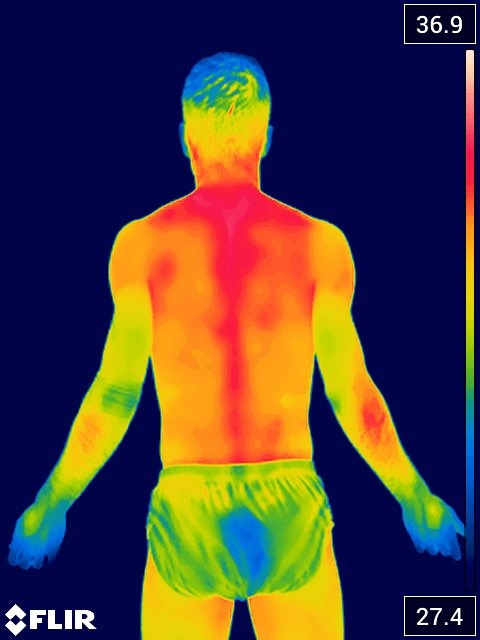
#> input picture testes/images/dorso_costa00.jpeg, 480 x 640 px
$ python classification.py
#> lines starting #> are read from the running program, lines starting #| are printed output that depends on the picture; after the words box and inside, x2 and y2 are one past the last pixel; in counts of white or black regions, pixels touching at a corner belong together
''' classification


    This module is used to classify the images into one of the tyoes:
        1.Foot
        2.Front Upper Body
        3.Back Upper Body
        4.Front Legs
        5.Back Legs

Created on 25/05/2019
@author: Carlos Cesar Brochine Junior

'''
import numpy as np
import cv2
import imutils
import os
import math


def plot_contours(image):

    # load the image, convert it to grayscale, and blur it slightly
    gray = cv2.cvtColor(image, cv2.COLOR_BGR2GRAY)
    gray = cv2.GaussianBlur(gray, (5, 5), 0)

    # threshold the image, then perform a series of erosions +
    # dilations to remove any small regions of noise
    thresh = cv2.threshold(gray, 45, 255, cv2.THRESH_BINARY)[1]
    thresh = cv2.erode(thresh, None, iterations=2)
    thresh = cv2.dilate(thresh, None, iterations=2)
    #
    dimension = gray.shape
    X_DIMENSION = dimension[0]
    Y_DIMENSION = dimension[1]
    black_image = np.zeros((X_DIMENSION, Y_DIMENSION))
    #
    # find contours in thresholded image, then grab the largest one
    cnts = cv2.findContours(thresh.copy(), cv2.RETR_EXTERNAL, cv2.CHAIN_APPROX_SIMPLE)
    cnts = imutils.grab_contours(cnts)
    c = max(cnts, key=cv2.contourArea)

    # draw the outline of the object, then draw each of the
    cv2.drawContours(black_image, [c], -1, (255, 0, 255), 2)

    # show the output image
    # cv2.imshow("Image", black_image)
    # cv2.waitKey(0)
    return black_image,c


def skeleton(img):
    """Topolopgical Skeleton: this function provides topoloical skeleton of an image.
        Args:
            image(cv2.image): image loaded by cv2.imread.

        Returns:
            image(cv2.image): skeletonized image
        References:
            - https://en.wikipedia.org/wiki/Topological_skeleton
            - http://opencvpython.blogspot.com/2012/05/skeletonization-using-opencv-python.html
    """
    img = cv2.cvtColor(img, cv2.COLOR_BGR2GRAY)
    size = np.size(img)
    skel = np.zeros(img.shape, np.uint8)

    ret, img = cv2.threshold(img, 127, 255, 0)
    element = cv2.getStructuringElement(cv2.MORPH_CROSS, (3, 3))
    done = False
    while (not done):
        eroded = cv2.erode(img, element)
        temp = cv2.dilate(eroded, element)
        temp = cv2.subtract(img, temp)
        skel = cv2.bitwise_or(skel, temp)
        img = eroded.copy()

        zeros = size - cv2.countNonZero(img)
        if zeros == size:
            done = True
    return skel

# def impanting(image_path,mask_path):
def impanting(img,mask_path):
    """Image Impanting: this uses a mask to interpolate a mask region with surroundings pixels.

        Args:
            image_path(str): The path where the source image is stored.
            mask_path(str): The path where the mask is stored.

        Returns:
            image(cv2.image): impanted image
    """
    # img = cv2.imread(image_path)
    mask = cv2.imread(mask_path, 0)
    dst = cv2.inpaint(img, mask, 3, cv2.INPAINT_TELEA)
    return dst

def shape_match(im1,im2):
    """Shape Distance: returns de distance between two images based on Hu moments.

        Args:
            im1(cv2.image): gray image 1.
            im2(cv2.image): gray image 2

        Returns:
            d1,d2,d3 (float): distance based on Hu moments

        References:
            https://www.learnopencv.com/shape-matching-using-hu-moments-c-python/
    """
    # im2 = cv2.cvtColor(im2, cv2.COLOR_BGR2GRAY)
    _, im1 = cv2.threshold(im1, 128, 255, cv2.THRESH_BINARY)
    _, im2 = cv2.threshold(im2, 128, 255, cv2.THRESH_BINARY)
    d1 = cv2.matchShapes(im1, im2, cv2.CONTOURS_MATCH_I1, 0)
    d2 = cv2.matchShapes(im1, im2, cv2.CONTOURS_MATCH_I2, 0)
    d3 = cv2.matchShapes(im1, im2, cv2.CONTOURS_MATCH_I3, 0)
    return d1,d2,d3

def external_contour(image):
    """External contour: this function provides the most external contour in a image.

        Args:
            image(cv2.image): image loaded by cv2.imread.

        Returns:
            image(cv2.image): impanted image

        References:
            https://docs.opencv.org/3.4/d1/d32/tutorial_py_contour_properties.html
    """

    # load the image, convert it to grayscale, and blur it slightly
    gray = cv2.cvtColor(image, cv2.COLOR_BGR2GRAY)
    gray = cv2.GaussianBlur(gray, (5, 5), 0)

    # threshold the image, then perform a series of erosions +
    # dilations to remove any small regions of noise
    thresh = cv2.threshold(gray, 45, 255, cv2.THRESH_BINARY)[1]
    thresh = cv2.erode(thresh, None, iterations=2)
    thresh = cv2.dilate(thresh, None, iterations=2)

    # find contours in thresholded image, then grab the largest one
    cnts = cv2.findContours(thresh.copy(), cv2.RETR_EXTERNAL, cv2.CHAIN_APPROX_SIMPLE)
    cnts = imutils.grab_contours(cnts)
    c = max(cnts, key=cv2.contourArea)

    return c
def image_resize(img,name):
    ''' resize image to the patern 640 x 480 or 480 x 640

    Args:
        image(cv2.image): image loaded by cv2.imread.
    Returns:
        image(cv2.image): impanted image

    '''
    dimension = img.shape
    if dimension[0]>dimension[1]:
        newimg = cv2.resize(img, (480, 640))
    elif dimension[1]>dimension[0]:
        newimg = cv2.resize(img, (640, 480))
    newname=name.replace('.jpeg','_resized.jpeg')
    filename=os.path.join('resized', newname)
    cv2.imwrite(os.path.join('resized', newname), newimg)
    return newimg,filename

def image_kind(image_path):
    """image_kind classifies the image from a path into one of the types desired

        Args:
            image_path(str): The path where the image is stored.

        Returns:
            kind(int): The number of classification according the relation:
                 1:Foot
                 2:Front Upper Body
                 3:Back Upper Body
                 4:Front Legs
                 5:Back Legs
        Examples:
            Examples should be written in doctest format, and should illustrate how
            to use the function.
    """
    mask_path=r'image_map/mask.jpeg'
    img = cv2.imread(image_path)

    dimension=img.shape
    if ((dimension[0] != 640) and (dimension[0] != 480)) or ((dimension[1] != 640) and (dimension[1] != 480)) :
        print('==============resizing')
        name=os.path.basename(image_path)
        img,image_path=image_resize(img,name)
        print(image_path)
        print(img.shape)
    # Foot images are landscape and others are portrait, so it is possible to define if foot by dimension
    if dimension[0] == 480:
        kind=1
        solidity,aspect_ratio='NA'
    else:
        kind='unknown'
        # impant=impanting(image_path,mask_path)
        impant = impanting(img, mask_path)
        plot_contours(impant)
        contorno = external_contour(impant)
        area=cv2.contourArea(contorno)
        c=contorno
        # solidity
        hull = cv2.convexHull(contorno)
        hull_area = cv2.contourArea(hull)
        solidity = float(area) / hull_area
        # aspect ratio
        x, y, w, h = cv2.boundingRect(contorno)
        aspect_ratio = float(w) / h
        if aspect_ratio>0.60:
            kind='dorso'
            back_pth = r'image_map/skeleton/dorso_costa_model.jpeg'
            front_pth = r'image_map/skeleton/dorso_frente_model.jpeg'
            back = cv2.imread(back_pth,cv2.COLOR_BGR2GRAY)
            front = cv2.imread(front_pth,cv2.COLOR_BGR2GRAY)
            ske=skeleton(impant)
            b1, b2, b3 = shape_match(ske, back)
            b=math.sqrt(b1**2+b2**2+b3**2)
            f1, f2, f3 = shape_match(ske, front)
            f = math.sqrt(f1 ** 2 + f2 ** 2 + f3 ** 2)
            if f<b:
                kind=2
            else:
                kind=3
        elif aspect_ratio<0.60:
            kind='perna'
            back_pth = r'image_map/skeleton/perna_costa_model.jpeg'
            front_pth = r'image_map/skeleton/perna_frente_model.jpeg'
            back = cv2.imread(back_pth,cv2.COLOR_BGR2GRAY)
            front = cv2.imread(front_pth,cv2.COLOR_BGR2GRAY)
            ske=skeleton(impant)
            b1, b2, b3 = shape_match(ske, back)
            b=math.sqrt(b1**2+b2**2+b3**2)
            f1, f2, f3 = shape_match(ske, front)
            f = math.sqrt(f1 ** 2 + f2 ** 2 + f3 ** 2)
            if f<b:
                kind=4
            else:
                kind=5
    return kind

if __name__ == '__main__':
    image_folder=r'../testes/images'
    kind={1:'Foot',2:'Front Upper Body',3: 'Back Upper Body',4: 'Front Legs', 5:'Back Legs'}
    for file in os.listdir(image_folder):
        image_path=os.path.join(image_folder,file)
        k=image_kind(image_path)
#> in image_kind, img is the input picture: shape (640, 480, 3); mean B, G, R 61.3, 63.9, 79.2
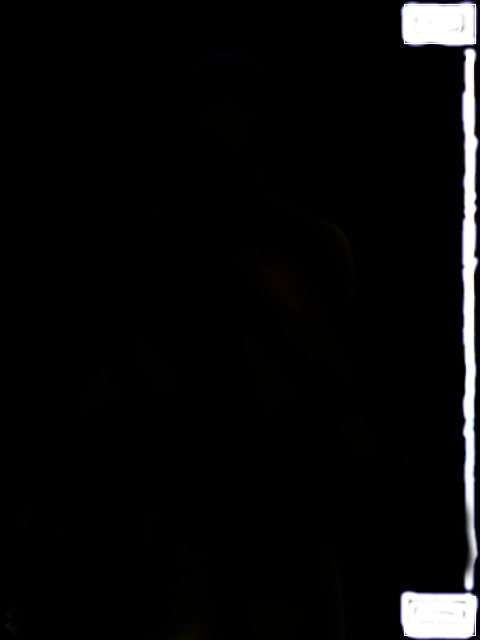
#> input picture thermo_images/image_map/mask.jpeg, 480 x 640 px
#> in plot_contours, `thresh = cv2.threshold(gray, 45, 255, cv2.THRESH_BINARY)[1]`: thresh: shape (640, 480); 38.5% white; 5 white regions, box (x1, y1, x2, y2) and area: (9, 56, 469, 640) 116838, (29, 609, 63, 630) 515, (74, 609, 97, 630) 401, (10, 604, 27, 629) 229, (64, 609, 73, 630) 185
#> in plot_contours, `thresh = cv2.erode(thresh, None, iterations=2)`:
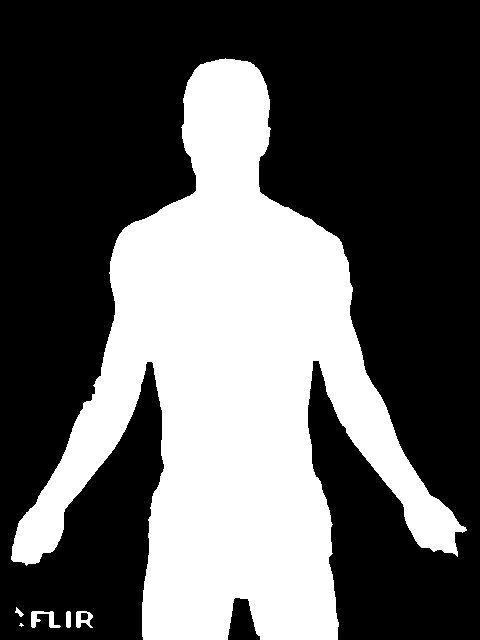
#> thresh: shape (640, 480); 36.2% white; 6 white regions (1 under 20 px), largest, box (x1, y1, x2, y2) and area: (11, 58, 467, 640) 110753, (31, 611, 61, 628) 235, (76, 611, 93, 628) 171, (66, 611, 71, 628) 81, (15, 607, 24, 617) 39
#> in plot_contours, `thresh = cv2.dilate(thresh, None, iterations=2)`: thresh: shape (640, 480); 38.4% white; 6 white regions
#> in plot_contours, `cnts = cv2.findContours(thresh.copy(), cv2.RETR_EXTERNAL, cv2.CHAIN_AP..`: cnts = 6 contours; box (x1, y1, x2, y2) and area: (9, 56, 469, 640) 115571, (29, 609, 63, 630) 450, (74, 609, 95, 630) 362, (64, 609, 73, 630) 158, (13, 605, 26, 619) 112, (17, 621, 26, 629) 50
#> in plot_contours, `c = max(cnts, key=cv2.contourArea)`: c = contour of 1057 points, box (x1, y1, x2, y2) (9, 56, 469, 640), area 115571
#> in plot_contours, `cv2.drawContours(black_image, [c], -1, (255, 0, 255), 2)`:
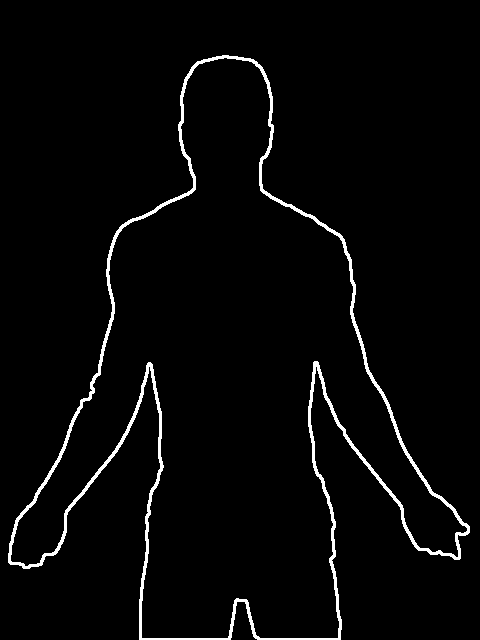
#> black_image: shape (640, 480) float64; 2.8% white; 1 white region
#> in image_kind, `contorno = external_contour(impant)`: contorno has the same summary as c in plot_contours
#> in image_kind, `area=cv2.contourArea(contorno)`: area = 115571
#> in image_kind, `hull = cv2.convexHull(contorno)`: hull = contour of 27 points, box (x1, y1, x2, y2) (9, 56, 469, 640), area 165118
#> in image_kind, `hull_area = cv2.contourArea(hull)`: hull_area = 165118
#> in image_kind, `solidity = float(area) / hull_area`: solidity = 0.7
#> in image_kind, `x, y, w, h = cv2.boundingRect(contorno)`: x = 9; y = 56; w = 460; h = 584
#> in image_kind, `aspect_ratio = float(w) / h`: aspect_ratio = 0.788
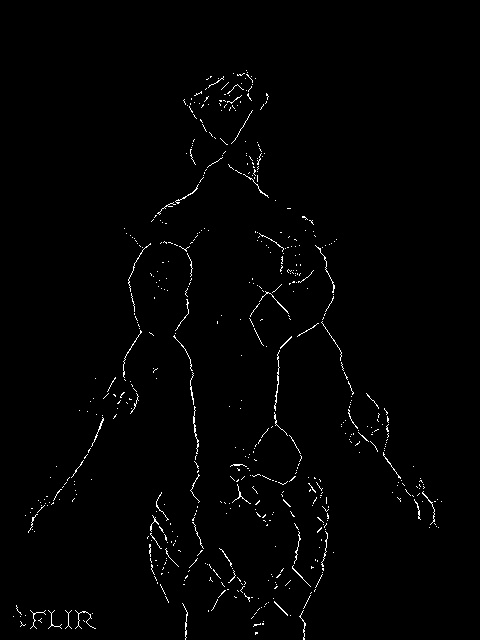
#> input picture thermo_images/image_map/skeleton/dorso_costa_model.jpeg, 480 x 640 px
#> in image_kind, back is the input picture: shape (640, 480); min 0, max 255, mean 3.1
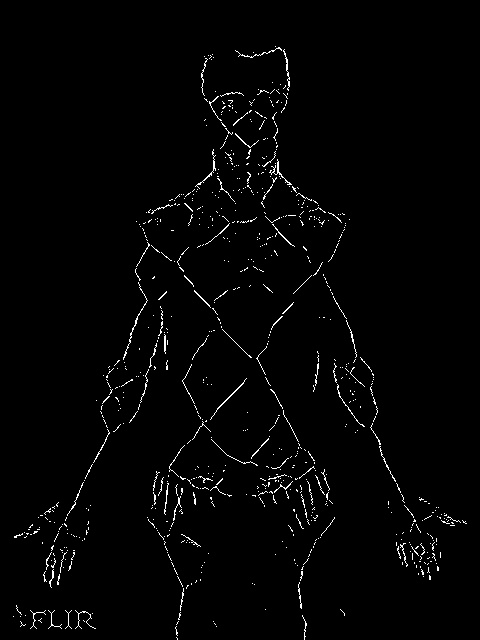
#> input picture thermo_images/image_map/skeleton/dorso_frente_model.jpeg, 480 x 640 px
#> in image_kind, front is the input picture: shape (640, 480); min 0, max 255, mean 4.4
#> in skeleton, `size = np.size(img)`: size = 307200
#> in skeleton, `ret, img = cv2.threshold(img, 127, 255, 0)`: img: shape (640, 480); 28.9% white; 39 white regions (29 under 20 px), largest, box (x1, y1, x2, y2) and area: (49, 70, 444, 640) 87205, (23, 502, 48, 536) 433, (75, 610, 96, 629) 287
#> the loop in skeleton, `while (not done):` made 46 passes
#> zeros on passes 1 to 12: 223691, 228518, 233087, 237407, 241422, 245265, 248976, 252545, 255936, 259184, 262334, 265382
#> pass 1, in skeleton, `temp = cv2.subtract(img, temp)`:
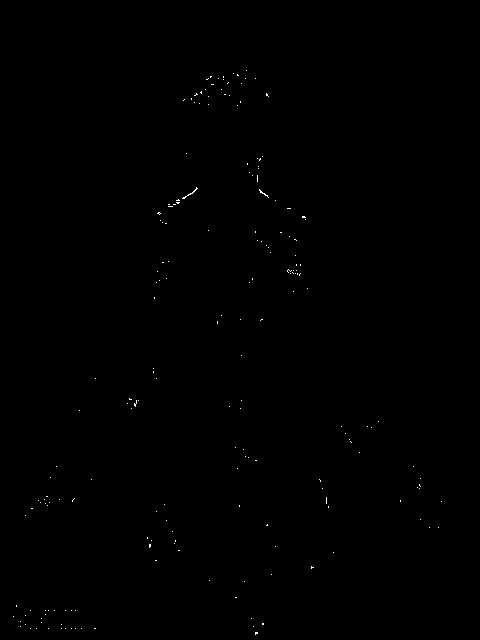
#> temp: shape (640, 480); 0.13% white in thin lines or dots, all inside (x1, y1, x2, y2) = (13, 70, 442, 635)
#> pass 2, in skeleton, `eroded = cv2.erode(img, element)`:
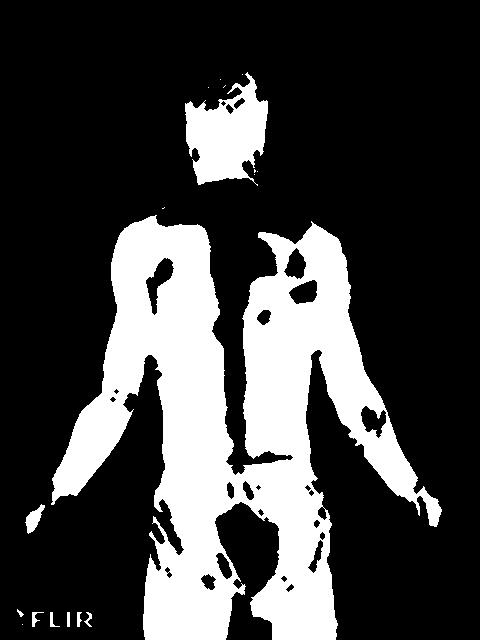
#> eroded: shape (640, 480); 25.6% white; 18 white regions (9 under 20 px), largest, box (x1, y1, x2, y2) and area: (51, 215, 442, 640) 72412, (185, 72, 268, 186) 5677, (25, 504, 45, 534) 281
#> after the loop in skeleton, `while (not done):`: eroded: shape (640, 480); every value is 0
#> after the loop in skeleton, `while (not done):`: skel: shape (640, 480); 1.2% white in thin lines or dots, all inside (x1, y1, x2, y2) = (13, 70, 442, 640)
#> in shape_match, `d1 = cv2.matchShapes(im1, im2, cv2.CONTOURS_MATCH_I1, 0)`: d1 = 0
#> in shape_match (call 2), `_, im2 = cv2.threshold(im2, 128, 255, cv2.THRESH_BINARY)`: im2: shape (640, 480); 1.7% white in thin lines or dots, all inside (x1, y1, x2, y2) = (13, 46, 467, 640)
#> in image_kind, `f1, f2, f3 = shape_match(ske, front)`: f1 = 0.0715; f2 = 0.414; f3 = 0.0858
#> in image_kind, `f = math.sqrt(f1 ** 2 + f2 ** 2 + f3 ** 2)`: f = 0.429
        print(file,':',kind[k])
        if k is not 1:
            imp=impanting(cv2.imread(image_path),r'image_map/mask.jpeg')
        else:
            imp=cv2.imread(image_path)
        bk,_=plot_contours(imp)
        cv2.imshow("Image",bk)
        cv2.waitKey(0)
#> pass 2 of the loop `for file in os.listdir(image_folder):`:
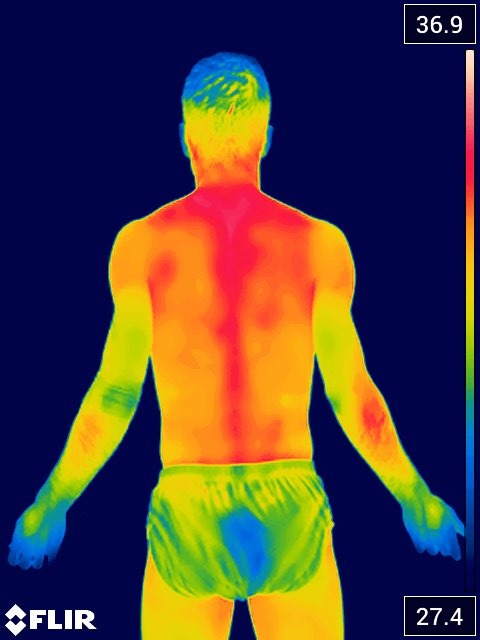
#> input picture testes/images/dorso_costa01.jpeg, 480 x 640 px
#> in image_kind, img is the input picture: shape (640, 480, 3); mean B, G, R 61.2, 63.9, 79.3
#> in plot_contours (call 3), `thresh = cv2.erode(thresh, None, iterations=2)`:
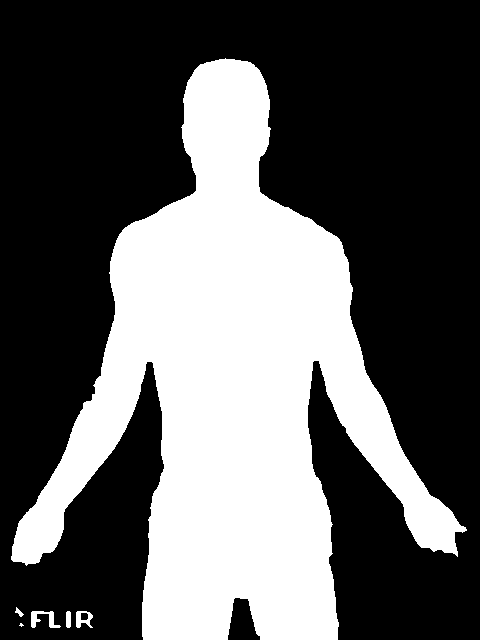
#> thresh: shape (640, 480); 36.2% white; 6 white regions (1 under 20 px), largest, box (x1, y1, x2, y2) and area: (11, 58, 467, 640) 110760, (31, 611, 61, 628) 235, (76, 611, 93, 628) 171, (66, 611, 71, 628) 81, (15, 607, 24, 617) 39
#> in plot_contours (call 3), `cnts = cv2.findContours(thresh.copy(), cv2.RETR_EXTERNAL, cv2.CHAIN_AP..`: cnts = 6 contours; box (x1, y1, x2, y2) and area: (9, 56, 469, 640) 115578, (29, 609, 63, 630) 450, (74, 609, 95, 630) 362, (64, 609, 73, 630) 158, (13, 605, 26, 619) 112, (17, 621, 26, 629) 50
#> in plot_contours (call 3), `c = max(cnts, key=cv2.contourArea)`: c = contour of 1056 points, box (x1, y1, x2, y2) (9, 56, 469, 640), area 115578
#> black_image: shape (640, 480) float64; 2.8% white; 1 white region
#> contorno has the same summary as c in plot_contours
#> area = 115578.5
#> hull = contour of 27 points, box (x1, y1, x2, y2) (9, 56, 469, 640), area 165122
#> hull_area = 165122
#> img: shape (640, 480); 28.9% white; 36 white regions (26 under 20 px), largest, box (x1, y1, x2, y2) and area: (48, 70, 444, 640) 87215, (23, 502, 48, 536) 433, (75, 610, 96, 629) 287
#> the loop in skeleton (call 2), `while (not done):` made 46 passes
#> zeros on passes 1 to 8: 223722, 228566, 233155, 237494, 241527, 245388, 249110, 252689
#> after the loop in skeleton (call 2), `while (not done):`:
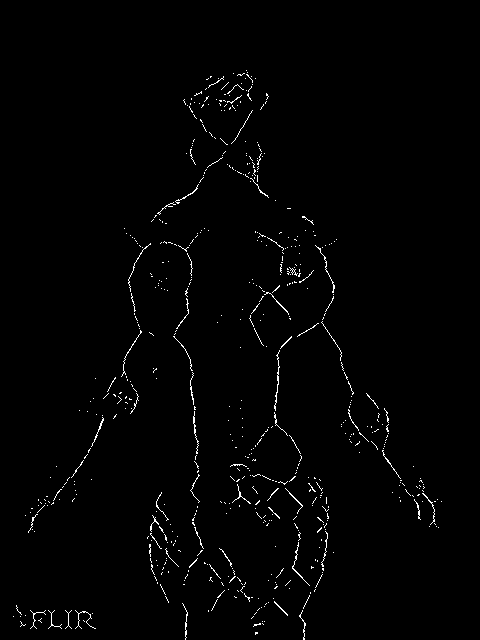
#> skel: shape (640, 480); 1.2% white in thin lines or dots, all inside (x1, y1, x2, y2) = (13, 70, 442, 640)
#> b1 = 0.0111; b2 = 0.0877; b3 = 0.0101
#> b = 0.089
#> f1 = 0.0624; f2 = 0.372; f3 = 0.0774
#> f = 0.385
